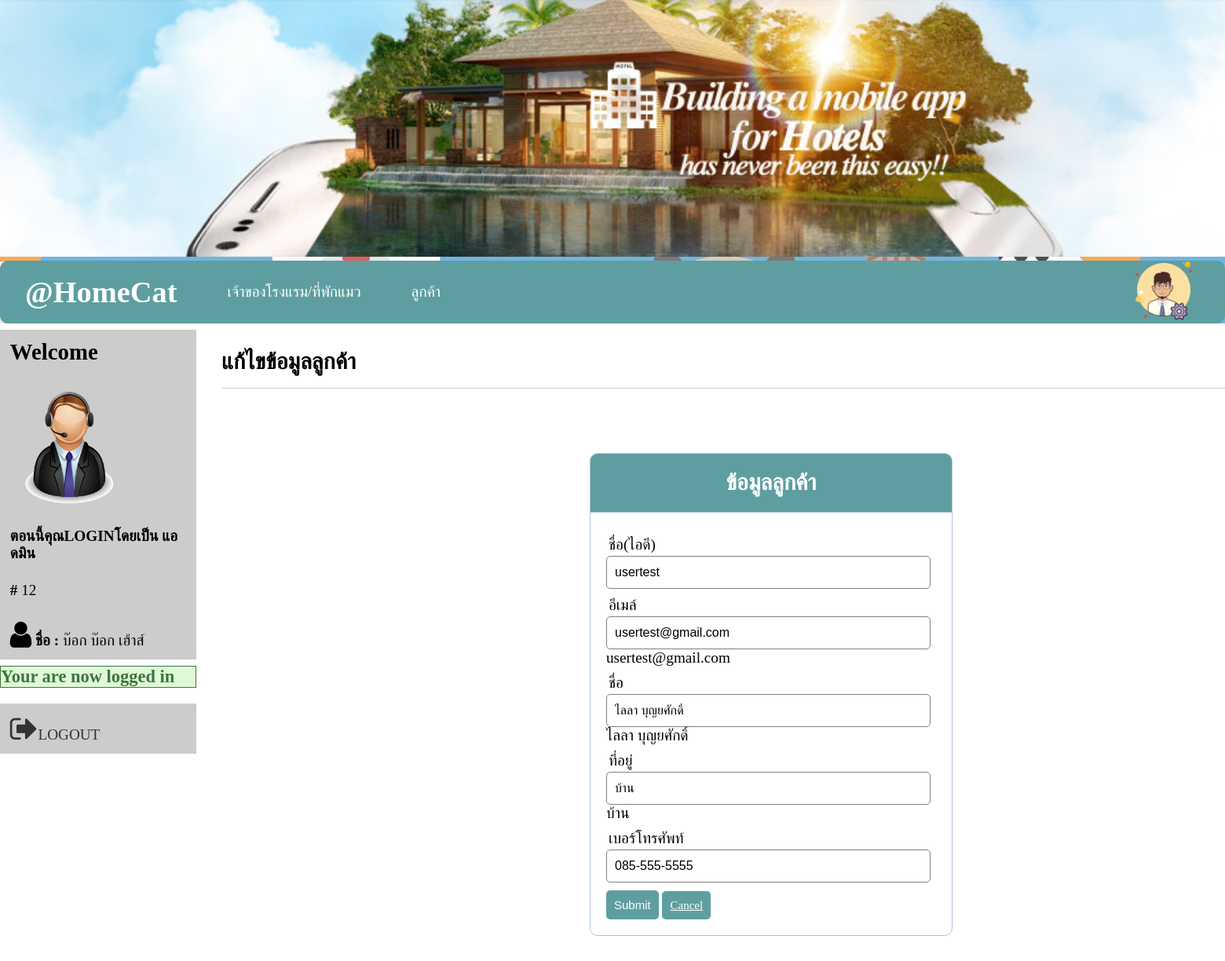
The app's page /customer_update.php?id=13 (signed in) with its own data.
### tables this page shows
CREATE TABLE `users` (
  `id` int(11) NOT NULL,
  `username` varchar(100) NOT NULL,
  `email` varchar(100) NOT NULL,
  `password` varchar(100) NOT NULL,
  `name` varchar(20) NOT NULL,
  `address` varchar(100) NOT NULL,
  `phone` varchar(20) NOT NULL,
  `role` varchar(10) NOT NULL
);

### customer_update.php (the view, shortened to what this page needs)
<?php
require_once "server.php";
$username = $email = $name = $address = $phone = "";
$username_err = $email_err = $name_err = $address_err = $phone_err = "";
if(isset($_POST["id"]) && !empty($_POST["id"])){
    $id = $_POST["id"];
    $input_username = trim($_POST["username"]);
    if(empty($input_username)){
        $username_err = "Please enter a username.";
    }
    else{
        $username = $input_username;
    }
    $input_email = trim($_POST["email"]);
    if(empty($input_email)){
        $email_err = "Please enter a email.";
    }
    else{
        $email = $input_email;
    }
    $input_name = trim($_POST["name"]);
    if(empty($input_name)){
        $name_err = "Please enter a name.";
    }
    else{
        $name = $input_name;
    }
    $input_address= trim($_POST["address"]);
    if(empty($input_address)){
        $address_err = "Please enter an address.";
    } else{
        $address = $input_address;
    }
    $input_phone = trim($_POST["phone"]);
    if(empty($input_phone)){
        $phone_err = "Please enter an phone.";
    } else{
        $phone = $input_phone;
    }
    if(empty($username_err) && empty($email_err) && empty($name_err) && empty($address_err)&& empty($phone_err)){
        $sql = "UPDATE users SET username=?, email=? , name=? , address=? , phone=? WHERE id=?";
        if($stmt = mysqli_prepare($conn, $sql)){
            mysqli_stmt_bind_param($stmt, "sssssi", $param_username, $param_email, $param_name , $param_address, $param_phone, $param_id);
            $param_username = $username;
            $param_email = $email;
            $param_name = $name;
            $param_address = $address;
            $param_phone = $phone;
            $param_id = $id;
            if(mysqli_stmt_execute($stmt)){
                header("location: admin_customer.php");
                exit();
            } else{
                echo "Something went wrong. Please try again later.";
            }
        }
        mysqli_stmt_close($stmt);
    }
    mysqli_close($conn);
} else{
    if(isset($_GET["id"]) && !empty(trim($_GET["id"]))){
        $sql = "SELECT * FROM users WHERE id = ?";
        if($stmt = mysqli_prepare($conn, $sql)){
            mysqli_stmt_bind_param($stmt, "i", $param_id);
            if(mysqli_stmt_execute($stmt)){
                $result = mysqli_stmt_get_result($stmt);
                if(mysqli_num_rows($result) == 1){
                    $row = mysqli_fetch_array($result, MYSQLI_ASSOC);
                    $username = $row["username"];
                    $email = $row["email"];
                    $name = $row["name"];
                    $address = $row["address"];
                    $phone = $row["phone"];
                } else{
                    header("location: error.php");
                    exit();
                }
            } else{
                echo "Oops! Something went wrong. Please try again later.";
            }
        }
    }  else{
        header("location: error.php");
        exit();
    }
}
?>
<!DOCTYPE html>
<html lang="en">
<head>
    <link rel="stylesheet" href="style.css">
    <link rel="stylesheet" href="font-awesome-4.7.0/css/font-awesome.min.css">
</head>
<body>
  <nav>
    <div class="index-container">
    <img src="image/hotel_banner.jpg" style="width:1600px">
      <div class="nav-c">
        <ul class="nav-f">
        <li><h3>@HomeCat</h3></li>
          <li><a href="admin_index.php">เจ้าของโรงแรม/ที่พักแมว</a></li>
          <li><a href="admin_customers.php">ลูกค้า</a></li>
        </ul>
        <ul class ="nav-l">
          <li><a href="#"><img width="100%" src="image/admin-icon.png"></a></li>
        </ul>
      </div>
    </div>
  </nav>
  <section>
    <div class="content-container">
      <div class="section-c">
        <div class="sidebar-c">
          <?php if (isset($_SESSION['username'])) : ?>
            <ul class=info>
            <li><h2><strong>Welcome</strong></h2></li>
              <li><img width="150px" hight="150px" src="image/admin.png"></li>
              <li><strong>ตอนนี้คุณLOGINโดยเป็น แอดมิน</strong></li>
              <li><strong>#</strong> <?php echo $_SESSION['id']; ?></li>
              <li><i class="fa fa-user fa-2x" aria-hidden="true"></i><strong>  ชื่อ : </strong> <?php echo $_SESSION['name']; ?></li>
          </ul>
                  <?php if (isset($_SESSION['success'])) : ?>
            <div class="success">
              <h3>
                <?php
                  echo $_SESSION['success'];
                ?>
              </h3>
            </div>
          <?php endif ?>
          <ul class=logout>
          <li><a href="index.php?logout='1'"><i class="fa fa-sign-out fa-2x" aria-hidden="true"></i>LOGOUT</a></li>
          </ul>
          <?php endif ?>
        </div>
        <div class="homecontent-c">
          <div class="content">
            <div class="ct-h">
              <h2><strong>แก้ไขข้อมูลลูกค้า</strong></h2>
            </div>
            <div class="ct-info">
              <div class="wrapper">
                    <div class="header">
                      <h2>ข้อมูลลูกค้า</h2>
                    </div>
                    <form action="<?php echo htmlspecialchars($_SERVER["PHP_SELF"]); ?>" method="post">
                        <div class="input-group <?php echo (!empty($username_err)) ? 'has-error' : ''; ?>">
                            <label>ชื่อ(ไอดี)</label>
                            <input type="text" name="username" value="<?php echo $username; ?>">
                        </div>
                        <div class="input-group <?php echo (!empty($email_err)) ? 'has-error' : ''; ?>">
                            <label>อีเมล์</label>
                            <input type="text" name="email" value="<?php echo $email; ?>">
                            <?php echo $email; ?>
                        </div>
                        <div class="input-group <?php echo (!empty($name_err)) ? 'has-error' : ''; ?>">
                            <label>ชื่อ</label>
                            <input type="text" name="name" value="<?php echo $name; ?>">
                            <?php echo $name; ?>
                        </div>
                        <div class="input-group <?php echo (!empty($address_err)) ? 'has-error' : ''; ?>">
                            <label>ที่อยู่</label>
                            <input type="text" name="address" value="<?php echo $address; ?>">
                            <?php echo $address; ?>
                        </div>
                        <div class="input-group <?php echo (!empty($phone_err)) ? 'has-error' : ''; ?>">
                            <label>เบอร์โทรศัพท์</label>
                            <input type="tel" name="phone" placeholder="XXX-XXX-XXXX" pattern="[0]{1}[0-9]{2}-[0-9]{3}-[0-9]{4}" value="<?php echo $phone; ?>">
                        </div>
                        <input type="submit" class="btn" value="Submit">
                        <a href="admin_customer.php" class="btn">Cancel</a>
                    </form>
                </div>
            </div>
        </div>
    </div>
  </section>
</body>
</html>

### style.css (style rules this page uses)
* { margin: 0; padding: 0; }
body { font-size: 120%; background-image: url(background/cat.jpg); }
.header { width: 30%; margin: 50px auto 0px; color: white; background: #5f9ea0; text-align: center; border: 1px solid #b0c4de; border-bottom: none; border-radius: 10px 10px 0px 0px; padding: 20px; }
form { width: 30%; margin: 0 auto; padding: 20px; border: 1px solid #b0c4de; background: white; border-radius: 0px 0px 10px 10px; }
.input-group { margin: 10px 0px 10px 0px; }
.input-group label { display: block; text-align: left; margin: 3px; }
.input-group input { height: 30px; width: 93%; padding: 5px 10px; font-size: 16px; border-radius: 5px; border: 1px solid gray; }
.btn { padding: 10px; font-size: 15px; color: white; background: #5f9ea0; border: none; border-radius: 5px; }
.success { color: #3c763d; background: #dff9d8; border: 1px solid #3c763d; margin-bottom: 20px; }

### customer_update.php (style rules this page uses)
.index-container { max-width: 1600px; margin: 0 auto; }
.content-container { max-width: 1700px; margin: 0 auto; }
.nav-c { height: 80px; border-radius: 10px 10px 10px 10px; display: flex; justify-content: space-between; align-items: center; background: #5f9ea0; }
.nav-c ul li h3 { font-size: 200% }
.nav-c > ul { display: flex; height: 60px; align-items: center; list-style: none; }
.nav-c > ul a { color: white; text-decoration:none; transition:.3s }
.nav-f { width:70%; display :flex; }
.nav-l { width:10%; display :flex; }
.nav-f li,.nav-l li { margin-right:2rem; margin-left:2rem; }
.nav-c > ul li h3 { color: white; }
.section-c { display: grid; grid-template-columns: 250px 1fr; background: white; }
.sidebar-c ul { list-style: none; margin:.5rem 0; }
.sidebar-c ul li { padding: .8rem; background : #ccc; transition:.3s }
.sidebar-c ul li a { margin-right:1rem; color : #333; text-decoration:none; }
.homecontent-c { padding: 1rem 2rem; }
.ct-info { display:flex; margin-bottom: 1rem; }
.ct-h h2 { margin-top:1rem; margin-bottom:2rem; border-bottom: 1px solid #ccc; padding-bottom:1rem; }
.wrapper { width: 1400px; margin: 0 auto; }

### records on screen
users: username "usertest", email "usertest@gmail.com", name "ไลลา บุญยศักดิ์", address "บ้าน", phone "085-555-5555"

### other values on screen
$_SESSION['id'] "12"
$_SESSION['name'] "บ๊อก บ๊อก เฮ้าส์"
$_SESSION['success'] "Your are now logged in"
